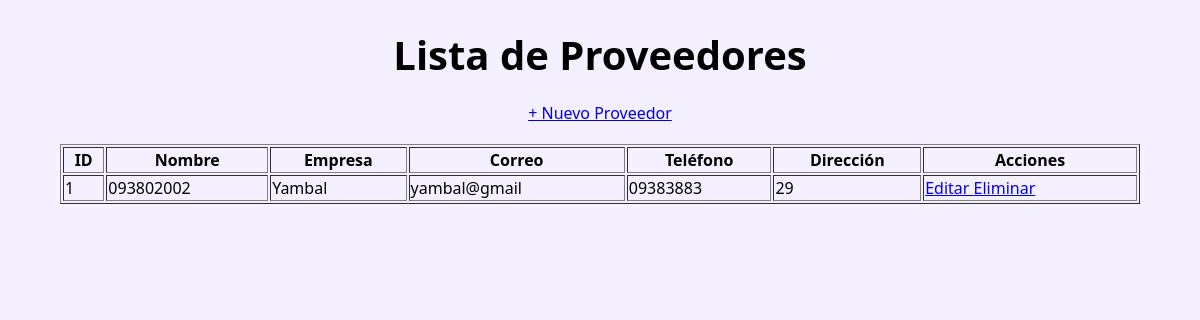
Page /index.php?action=admin-proveedores (signed in) on the committed database.
### tables this page shows
CREATE TABLE `proveedores` (
  `id` int(11) NOT NULL,
  `nombre` varchar(100) NOT NULL,
  `empresa` varchar(100) NOT NULL,
  `correo` varchar(100) NOT NULL,
  `telefono` varchar(20) DEFAULT NULL,
  `direccion` varchar(255) DEFAULT NULL
);

### app/controllers/ProveedorController.php (called while the page is built, shortened)
<?php
require_once __DIR__ . '/../models/Proveedor.php';
class ProveedorController {
    private $modelo;
    public function __construct(){
        $this->modelo = new Proveedor();
    }
    public function listar(){
        $proveedores = $this->modelo->obtenerTodos();
        require __DIR__ . '/../views/proveedores/listar.php';
    }
}

### config/conexion.php (called while the page is built)
<?php
class Conexion {
    private static $host = 'localhost';
    private static $dbName = 'dayamel_db';
    private static $username = 'root';
    private static $password = '';
    public static function conectar() {
        try {
            $dsn = "mysql:host=" . self::$host . ";dbname=" . self::$dbName . ";charset=utf8mb4";
            $pdo = new PDO($dsn, self::$username, self::$password);
            $pdo->setAttribute(PDO::ATTR_ERRMODE, PDO::ERRMODE_EXCEPTION);
            return $pdo;
        } catch (PDOException $e) {
            die("Error de conexión: " . $e->getMessage());
        }
    }
}

### app/models/proveedor.php (called while the page is built, shortened)
<?php
require_once __DIR__ . '/../../config/conexion.php';
class Proveedor {
    private $db;
    public function __construct(){
        $this->db = Conexion::conectar();
    }
    public function obtenerTodos(){
        $sql="SELECT * FROM proveedores ORDER BY id DESC";
        $stmt=$this->db->prepare($sql);
        $stmt->execute();
        return $stmt->fetchAll(PDO::FETCH_ASSOC);
    }
}

### app/views/proveedores/listar.php (the view, shortened to what this page needs)
<!DOCTYPE html>
<html lang="es">
<head>
<link rel="stylesheet" href="css/styles.css">
</head>
<body>
<h1 style="text-align:center;">
Lista de Proveedores
</h1>
<div style="text-align:center;margin:20px;">
<a href="index.php?action=proveedor-crear">
+ Nuevo Proveedor
</a>
</div>
<table border="1" width="90%" align="center">
<tr>
<th>ID</th>
<th>Nombre</th>
<th>Empresa</th>
<th>Correo</th>
<th>Teléfono</th>
<th>Dirección</th>
<th>Acciones</th>
</tr>
<?php foreach($proveedores as $p): ?>
<tr>
<td><?= $p['id']; ?></td>
<td><?= htmlspecialchars($p['nombre']); ?></td>
<td><?= htmlspecialchars($p['empresa']); ?></td>
<td><?= htmlspecialchars($p['correo']); ?></td>
<td><?= htmlspecialchars($p['telefono']); ?></td>
<td><?= htmlspecialchars($p['direccion']); ?></td>
<td>
<a href="index.php?action=proveedor-editar&id=<?= $p['id']; ?>">
Editar
</a>
<a href="index.php?action=proveedor-eliminar&id=<?= $p['id']; ?>"
onclick="return confirm('¿Eliminar proveedor?')">
Eliminar
</a>
</td>
</tr>
<?php endforeach; ?>
</table>
</body>
</html>

### public/css/styles.css (style rules this page uses)
:root { --blanco: #ffffff; --oscuro: #6a4c93; --primario: #6a4c93; --secundario: #b39cd0; --fondo: #f5f0ff; }
html { font-size: 62.5%; box-sizing: border-box; scroll-behavior: smooth; }
*, *:before, *:after { box-sizing: inherit; }
body { font-size: 16px; font-family: 'Poppins', 'Segoe UI', Tahoma, Geneva, Verdana, sans-serif; background-color: var(--fondo); margin: 0; }
h1 { font-size: 4rem; margin-bottom: 1rem; }

### rows in the picture
proveedores: id "1", nombre "093802002", empresa "Yambal", correo "yambal@gmail", telefono "09383883", direccion "29"
